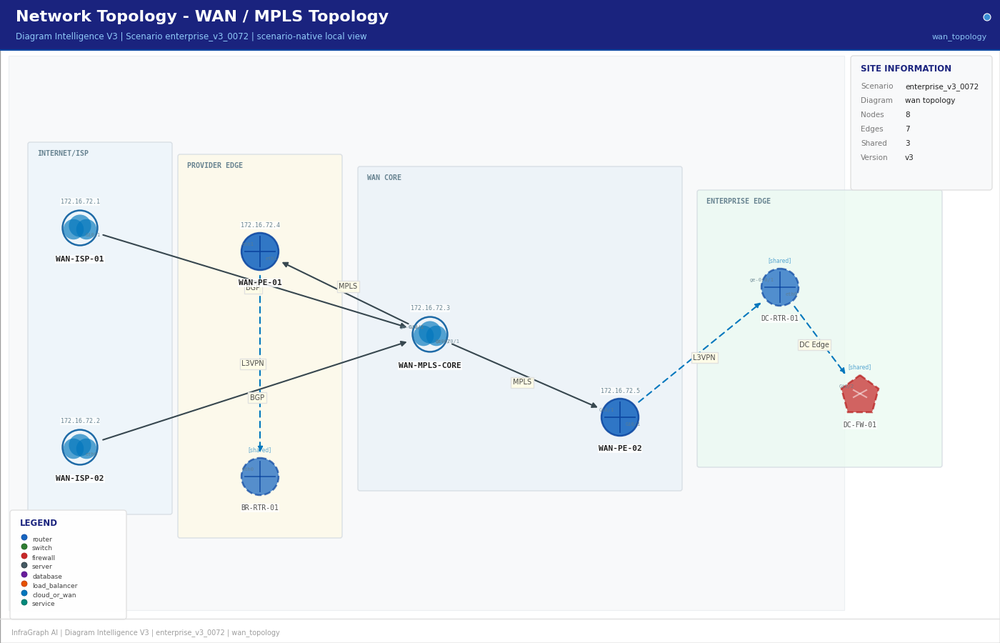
#> input picture assets/onboarding/ONB-002/original.png, 1000 x 643 px, shrunk from 1400 x 900 before the run
$ python -i line_detector.py   (imports and definitions only)
#> lines starting #> are read from the running program, lines starting #| are printed output that depends on the picture; after the words box and inside, x2 and y2 are one past the last pixel; in counts of white or black regions, pixels touching at a corner belong together
"""
line_detector.py — Vision-based connector/line segment detection.

detect_connector_segments(image_path) -> dict

Uses OpenCV probabilistic Hough transform to detect line segments that likely
represent network connectors/edges in infrastructure diagrams.

Degrades gracefully when OpenCV is unavailable — returns ok=False with a clear
warning; callers must fall back to annotation/local-graph edges.
"""
from __future__ import annotations

import math
from pathlib import Path


def detect_connector_segments(image_path: "str | Path") -> dict:
    """
    Detect connector line segments in an infrastructure diagram image.

    Parameters
    ----------
    image_path : path to the diagram image (PNG / JPG / BMP).

    Returns
    -------
    dict
        ok            : bool
        segments      : list[dict] — segment_id, x1/y1/x2/y2, length, angle, confidence
        source        : str        — "hough_line_detector" | "opencv_unavailable" | "error"
        segment_count : int
        warning       : str
    """
    try:
        import cv2           # type: ignore
        import numpy as np   # type: ignore
    except ImportError:
        return {
            "ok":            False,
            "segments":      [],
            "source":        "opencv_unavailable",
            "segment_count": 0,
            "warning":       (
                "OpenCV not installed — install opencv-python-headless for "
                "vision connector extraction"
            ),
        }

    image_path = Path(image_path)
    if not image_path.exists():
        return {
            "ok":            False,
            "segments":      [],
            "source":        "image_not_found",
            "segment_count": 0,
            "warning":       f"Image not found: {image_path}",
        }

    try:
        img = cv2.imread(str(image_path))
#> img is the input picture: shape (643, 1000, 3); mean B, G, R 236.6, 229.2, 224.8
        if img is None:
            return {
                "ok":            False,
                "segments":      [],
                "source":        "image_load_failed",
                "segment_count": 0,
                "warning":       f"cv2.imread returned None for {image_path.name}",
            }

        h, w = img.shape[:2]
#> h = 643; w = 1000
        img_diagonal = math.hypot(w, h)
#> img_diagonal = 1188.9

        # ── Grayscale ───────────────────────────────────────────────────────────
        gray    = cv2.cvtColor(img, cv2.COLOR_BGR2GRAY)
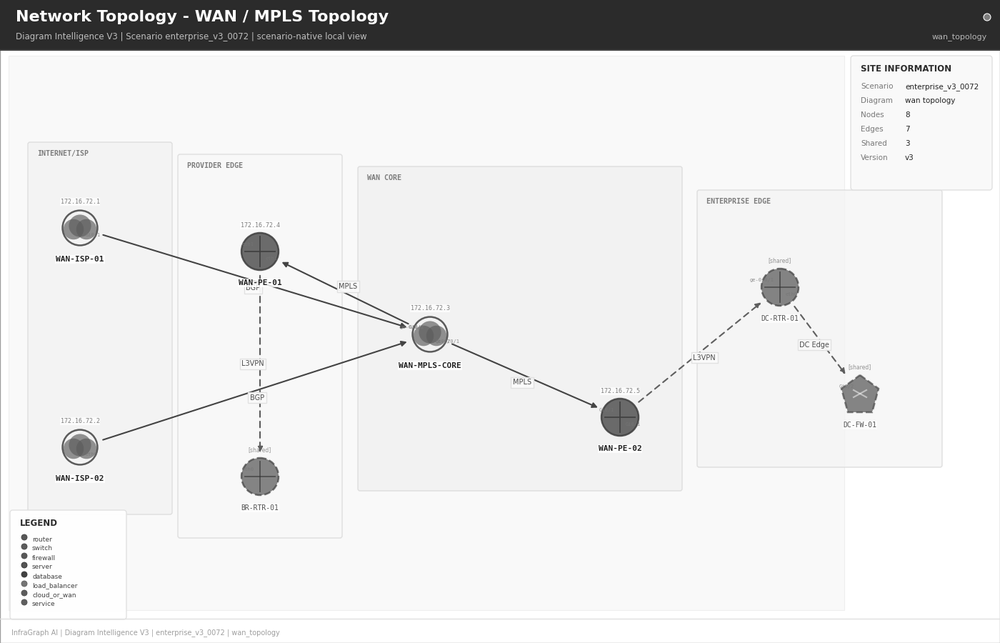
#> gray: shape (643, 1000); min 3, max 255, mean 228.8
        blurred = cv2.GaussianBlur(gray, (3, 3), 0)

        # ── Canny edges (conservative — avoid false positives inside device boxes)
        canny = cv2.Canny(blurred, threshold1=50, threshold2=150, apertureSize=3)
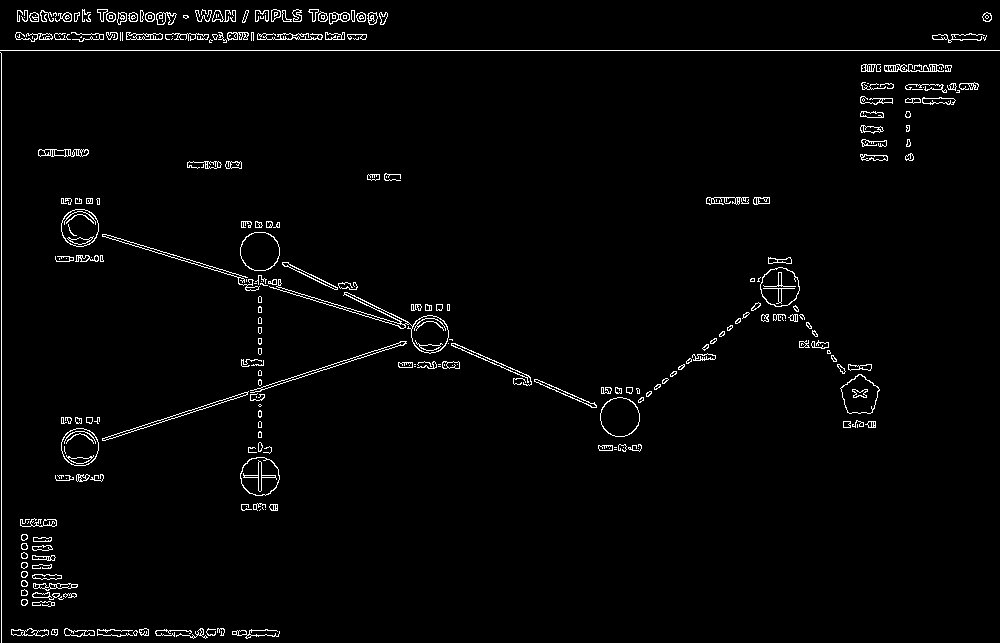
#> canny: shape (643, 1000); 2.3% white in thin lines or dots

        # ── Adaptive threshold (helps with thin/light connectors on white backgrounds)
        thresh = cv2.adaptiveThreshold(
            blurred, 255,
            cv2.ADAPTIVE_THRESH_GAUSSIAN_C,
            cv2.THRESH_BINARY_INV,
            blockSize=11, C=6,
        )
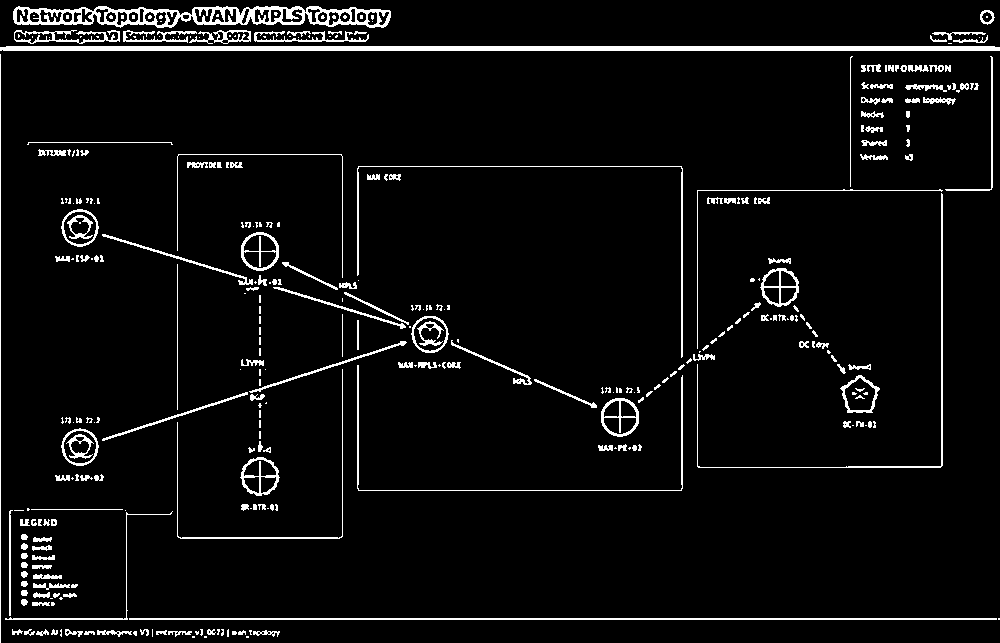
#> thresh: shape (643, 1000); 5.1% white; 344 white regions (157 under 20 px), largest, box (x1, y1, x2, y2) and area: (0, 46, 1000, 51) 4988, (13, 6, 391, 28) 3664, (129, 618, 997, 620) 1736
        kern        = np.ones((2, 2), np.uint8)
        thresh_thin = cv2.erode(thresh, kern, iterations=1)
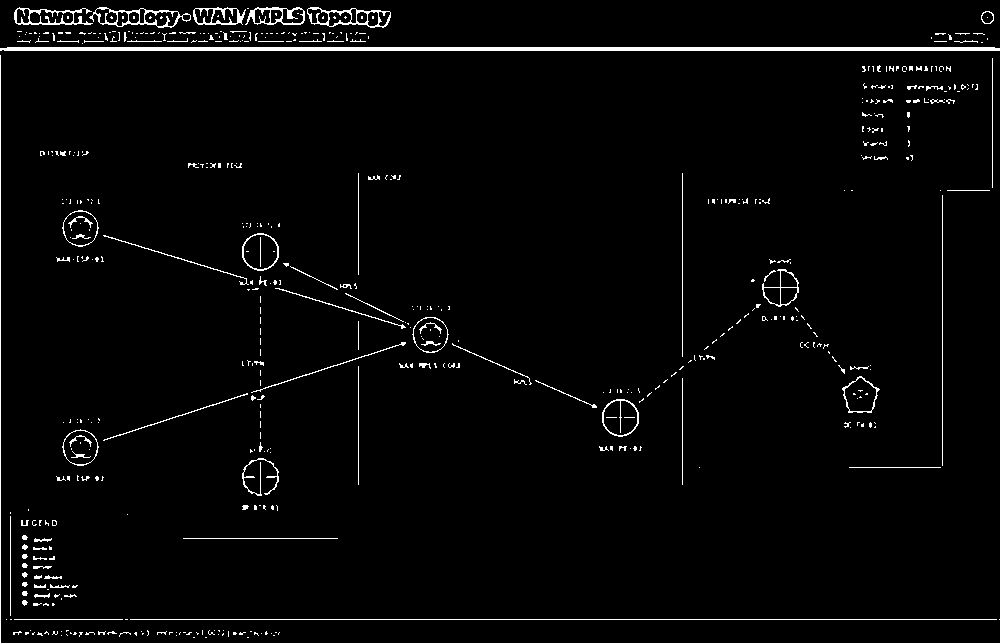
#> thresh_thin: shape (643, 1000); 2.6% white in thin lines or dots

        # Merge both edge maps
        combined = cv2.bitwise_or(canny, thresh_thin)
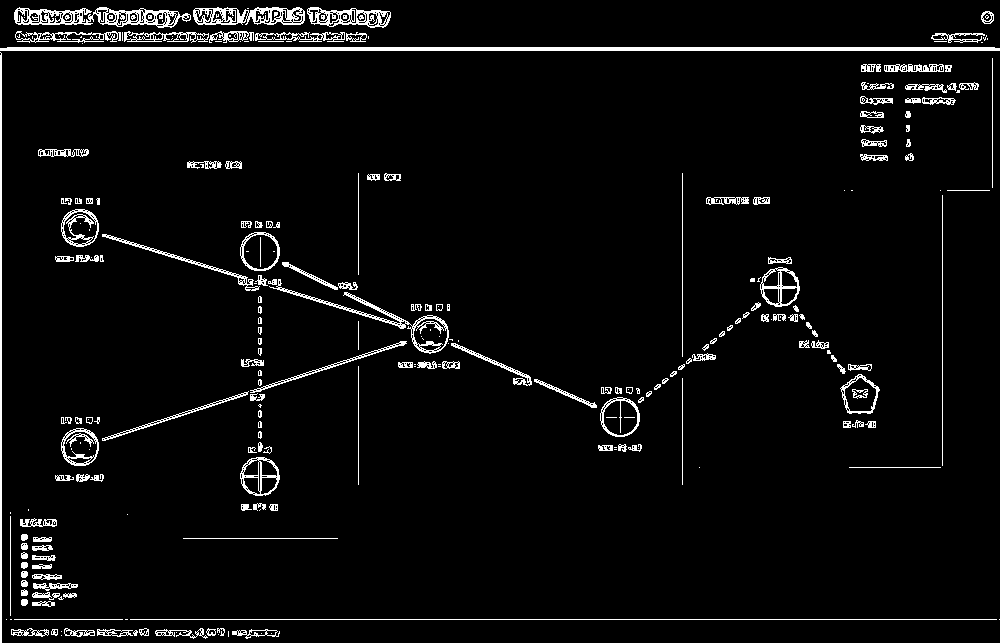
#> combined: shape (643, 1000); 4.4% white in thin lines or dots

        # ── Probabilistic Hough transform ────────────────────────────────────────
        # Conservative thresholds — rather miss edges than add phantom ones.
        min_line_length = max(25, int(img_diagonal * 0.028))
#> min_line_length = 33
        max_line_gap    = max(10, int(img_diagonal * 0.012))
#> max_line_gap = 14

        lines = cv2.HoughLinesP(
            combined,
            rho=1,
            theta=math.pi / 180,
            threshold=20,
            minLineLength=min_line_length,
            maxLineGap=max_line_gap,
        )
#> lines = 262 rows, first 6: [0, 50, 999, 50], [0, 49, 999, 49], [0, 48, 999, 48], [0, 619, 999, 619], [7, 47, 994, 47], [0, 642, 0, 52]

        segments: list[dict] = []
        if lines is not None:
            for i, line in enumerate(lines, 1):
                x1, y1, x2, y2 = int(line[0][0]), int(line[0][1]), int(line[0][2]), int(line[0][3])
                length = math.hypot(x2 - x1, y2 - y1)
                if length < min_line_length:
                    continue

                angle = math.degrees(math.atan2(y2 - y1, x2 - x1)) % 180

                # Heuristic confidence: longer lines → higher confidence
                len_ratio  = min(length / img_diagonal, 1.0)
                confidence = 0.30 + 0.55 * len_ratio          # 0.30 – 0.85

                # Slight boost for near-axis lines (most connectors are H/V)
                angle_mod = angle % 90
                if angle_mod < 8 or angle_mod > 82:
                    confidence = min(confidence + 0.05, 0.92)

                segments.append({
                    "segment_id": f"SEG-{i:03d}",
                    "x1": x1, "y1": y1,
                    "x2": x2, "y2": y2,
                    "length":     round(length, 1),
                    "angle":      round(angle, 1),
                    "confidence": round(confidence, 3),
                })
#> this loop made 262 passes
#> (x1, y1, x2, y2, length, angle, len_ratio, confidence) on passes 1 to 12: (0, 50, 999, 50, 999, 0, 0.84, 0.812), (0, 49, 999, 49, 999, 0, 0.84, 0.812), (0, 48, 999, 48, 999, 0, 0.84, 0.812), (0, 619, 999, 619, 999, 0, 0.84, 0.812), (7, 47, 994, 47, 987, 0, 0.83, 0.807), (0, 642, 0, 52, 590, 90, 0.496, 0.623), (16, 39, 365, 39, 349, 0, 0.294, 0.511), (1, 642, 1, 53, 589, 90, 0.495, 0.622), (197, 23, 387, 23, 190, 0, 0.16, 0.438), (15, 11, 177, 11, 162, 0, 0.136, 0.425), (89, 230, 420, 331, 346.1, 16.97, 0.291, 0.46), (90, 445, 415, 340, 341.5, 162.1, 0.287, 0.458)
#> (x1, y1, x2, y2, length, angle, len_ratio, confidence) on pass 77: (849, 467, 940, 467, 91, 0, 0.0765, 0.392)

        # Sort longest first (longest = most likely real connector)
        segments.sort(key=lambda s: s["length"], reverse=True)

        return {
            "ok":            True,
            "segments":      segments,
            "source":        "hough_line_detector",
            "segment_count": len(segments),
            "warning":       "" if segments else "No line segments detected above threshold",
        }

    except Exception as exc:
        return {
            "ok":            False,
            "segments":      [],
            "source":        "error",
            "segment_count": 0,
            "warning":       f"Connector segment detection error: {exc}",
        }

>>> result = detect_connector_segments('../../../assets/onboarding/ONB-002/original.png')
